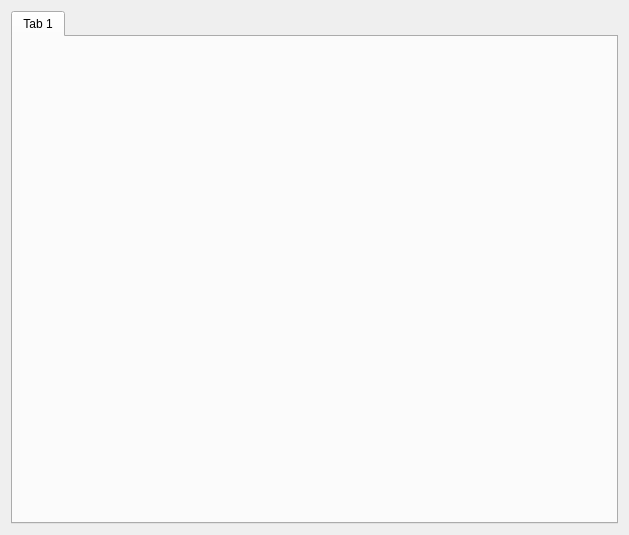
<?xml version="1.0" encoding="UTF-8"?>
<ui version="4.0">
 <class>radarPicture</class>
 <widget class="QWidget" name="radarPicture">
  <property name="geometry">
   <rect>
    <x>0</x>
    <y>0</y>
    <width>629</width>
    <height>535</height>
   </rect>
  </property>
  <property name="windowTitle">
   <string>Form</string>
  </property>
  <layout class="QHBoxLayout" name="horizontalLayout_2">
   <item>
    <layout class="QVBoxLayout" name="verticalLayout">
     <property name="spacing">
      <number>16</number>
     </property>
     <item>
      <widget class="QTabWidget" name="tabWidget">
       <property name="currentIndex">
        <number>0</number>
       </property>
       <widget class="QWidget" name="tab">
        <attribute name="title">
         <string>Tab 1</string>
        </attribute>
       </widget>
      </widget>
     </item>
    </layout>
   </item>
  </layout>
 </widget>
 <resources/>
 <connections/>
</ui>
